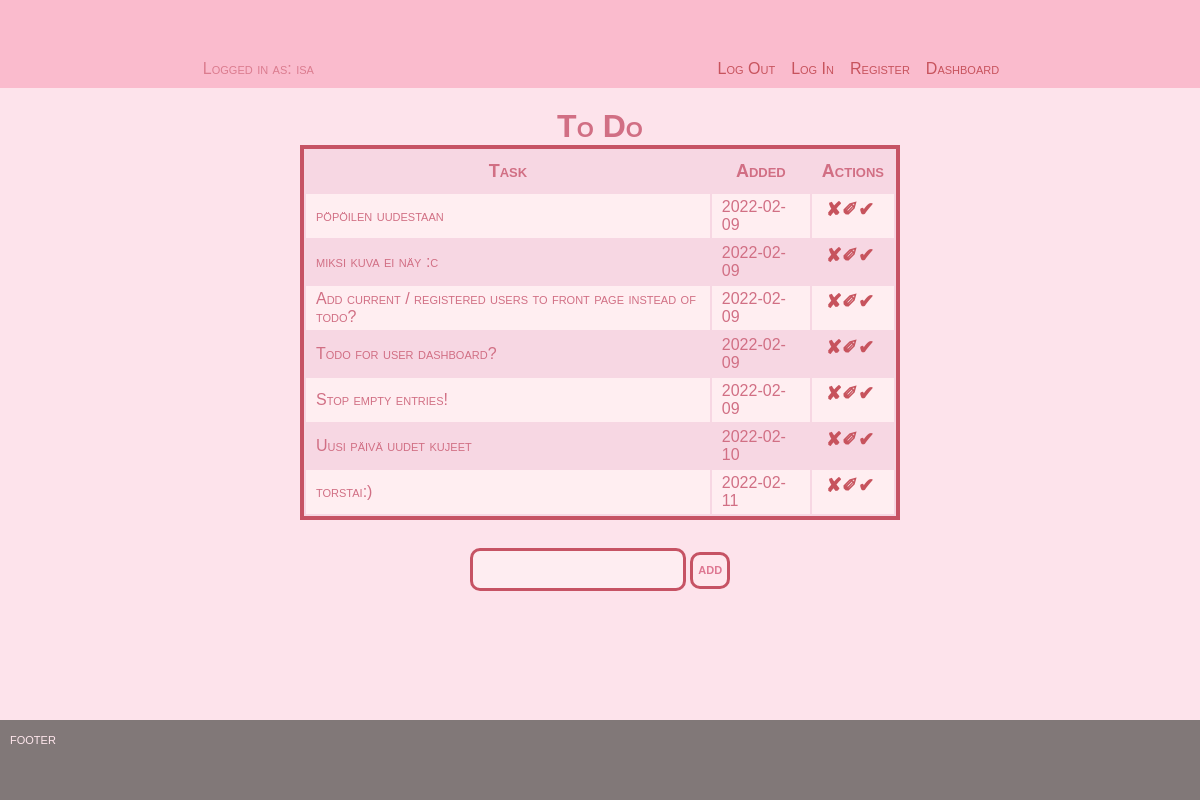
Page / (signed in) on the earlier database version.
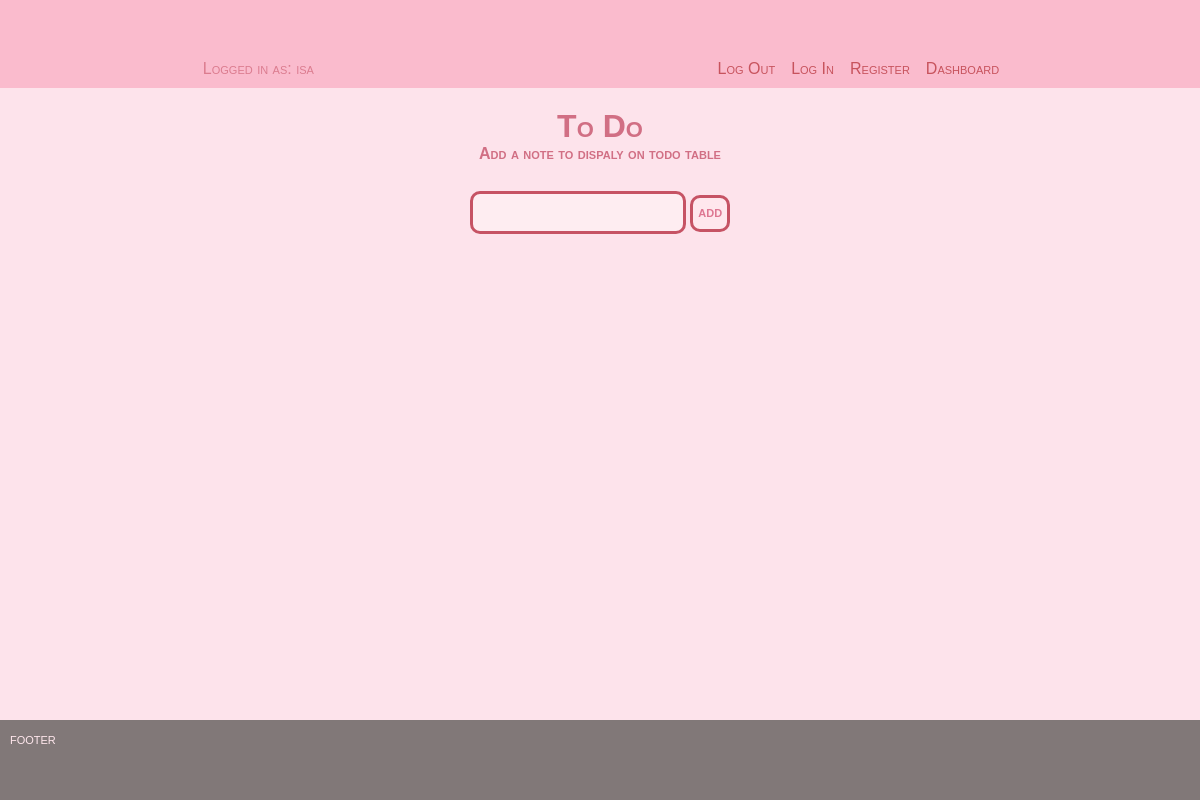
Same page on the later database version.
### app.py (models this page shows, shortened)
class User(db.Model, UserMixin):
    id = db.Column(db.Integer, primary_key=True)
    username = db.Column(db.String(20), nullable=False, unique=True)
    password = db.Column(db.String(80), nullable=False )

class Todo(db.Model):
    id = db.Column(db.Integer, primary_key=True)
    content = db.Column(db.String(200), nullable=False)
    date_created = db.Column(db.DateTime, default=datetime.utcnow)
    created_by = db.Column(db.String(10),)
    completed = db.Column(db.Boolean, default=False)

### app.py (the view)
@app.route('/', methods=['POST', 'GET'])
@login_required
def index():
    if request.method == 'POST':
        task_content = request.form['content']
        new_task = Todo(content=task_content)
        try:
            db.session.add(new_task)
            db.session.commit()
            return redirect('/')
        except:
            return 'there was a problem'
    else:
        tasks = Todo.query.order_by(Todo.date_created).all()
        return render_template('index.html', tasks=tasks)

### app.py (called while the page is built)
@login_manager.user_loader
def load_user(user_id):
    return User.query.get(user_id)

### templates/index.html (shortened to what this page needs)
{% extends 'base.html' %}
{% block body %}
<div class="page">
    <div class="header">
        <p class="loggedinas">Logged in as: {{current_user.username}}</p>
            <ul>
                <li><a class="headbutt" href="{{url_for('logout')}}"> Log Out </a></li>
                <li><a class="headbutt" href="{{ url_for('login')}}">Log In</a></li>
                <li><a class="headbutt" href="{{ url_for('register')}}">Register</a></li>
                <li> <a class="headbutt" href="{{ url_for('dashboard')}}">Dashboard</a></li>
            </ul>
    </div>
    <div class="content">
        <h1>To Do</h1>
        {% if tasks|length < 1 %}
        <h4>Add a note to dispaly on todo table</h4>
        {% else %}
        <table>
            <tr>
                <th>Task</th>
                <th>Added</th>
                <th>Actions</th>
            </tr>
            {% for task in tasks %}
                <tr>
                    <td>{{ task.content }}</td>
                    <td>{{ task.date_created.date() }}</td>
                    <td class="buttons">
                        <a href="/delete/{{task.id}}">&#10008;</a>
                        <a href="/update/{{task.id}}">&#10000;</a>
                        <a href="">&#10004;</a>
                    </td>
                </tr>
            {% endfor %}
        </table>
        {% endif %}
        <br>
        <div class="form">
            <form action="/"method="POST">
                <input type="text" name="content" id="content" required>
                <input id="submit" type="submit" value="add">
            </form>
        </div>
        <footer>
           <p> footer </p>
        </footer>
</div>
</div>
{% endblock %}

### templates/base.html (shortened to what this page needs)
<!DOCTYPE html>
<html lang="en">
<head>
    <link rel="stylesheet" href="{{ url_for('static', filename='css/main.css') }}">
</head>
<body>
    {% block body %}{% endblock %}
</body>
</html>

### static/css/main.css (style rules this page uses)
:root { --bg-color: rgb(253, 227, 235); --bg-color2: rgb(250, 201, 215); --border: rgb(198, 83, 100); }
* { margin: 0; font-variant: small-caps; }
.page { margin: 0; display: flex; flex-direction: column; gap: 0; align-items: center; justify-items: center; background-color: var(--bg-color); min-height: 100vh; }
.content { margin: 0; font-family: 'Trebuchet MS', 'Lucida Sans Unicode', 'Lucida Grande', 'Lucida Sans', Arial, sans-serif; color: rgb(209, 111, 132); display: flex; align-items: center; justify-content: center; flex-direction: column; padding: 20px; }
.header { display: flex; flex-direction: row; align-items: center; justify-content: space-around; padding-top: 50px; background-color: #fabbcd; width: 100%; margin-top: 0; font-family: 'Trebuchet MS', 'Lucida Sans Unicode', 'Lucida Grande', 'Lucida Sans', Arial, sans-serif; }
.headbutt { padding: 5px; display: block; padding: 8px; float: left; }
.loggedinas { color: rgb(219, 124, 143); font-family: 'Trebuchet MS', 'Lucida Sans Unicode', 'Lucida Grande', 'Lucida Sans', Arial, sans-serif; float: left; }
ul { list-style-type: none; margin: 0; padding: 0; }
li { display: inline; background-color: #fabbcd; }
.form { display: flex; flex-direction: row; margin: 10px; }
input[type=button], input[type=submit] { padding:5px; padding-bottom: 8px; color: rgb(222, 119, 146); border: 3px solid var(--border); border-radius: 10px; font-size: 16px; font-weight: bold; background-color: rgb(255, 231, 237); }
input[name=content] { border: 3px solid rgb(198, 83, 100); border-radius: 10px; height: 27px; max-width: 300px; min-width: 200px; text-decoration: none; margin: auto; padding: 5px; background-color: rgb(254, 237, 241); }
a { text-decoration: none; color: rgb(199, 83, 93); }
footer { position: absolute; bottom: 0; width: 100%; height: 5rem; background-color: #817878; color: rgb(255, 231, 237); position: absolute; margin: 0; }
p { padding: 10px; }

Differences in the rows shown:
removed Todo: content "pöpöilen uudestaan", date_created "2022-02-09"
removed Todo: content "miksi kuva ei näy :c", date_created "2022-02-09"
removed Todo: content "Add current / registered users to front page instead of todo?", date_created "2022-02-09"
removed Todo: content "Todo for user dashboard?", date_created "2022-02-09"
removed Todo: content "Stop empty entries!", date_created "2022-02-09"
removed Todo: content "Uusi päivä uudet kujeet", date_created "2022-02-10"
removed Todo: content "torstai:)", date_created "2022-02-11"
Other differences:
text no longer shown: "Task Added Actions"
text now shown: "Add a note to dispaly on todo table"
